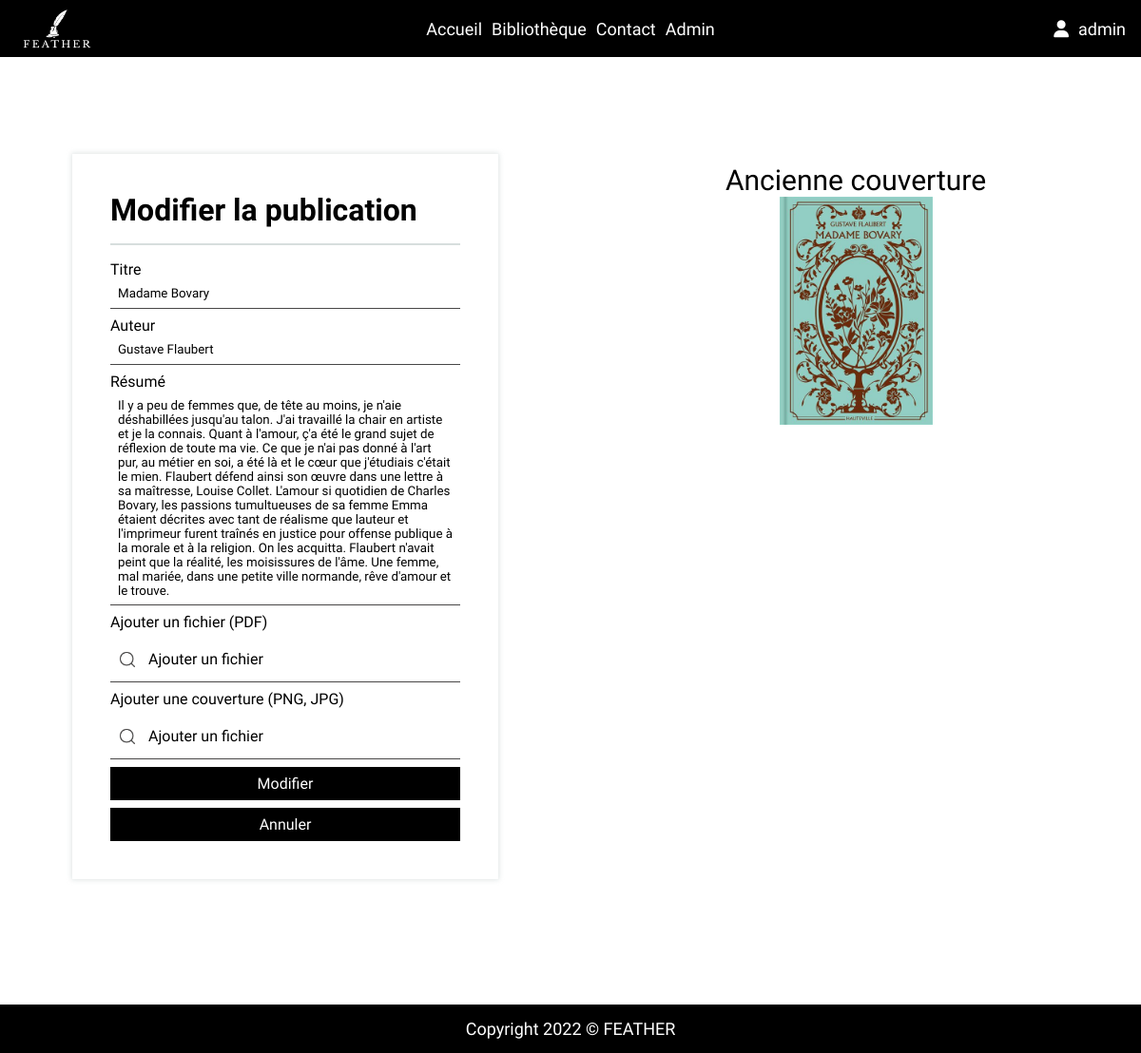
The app's page /modifier_publication/1 (signed in) with its own data.
### my_app/models.py (models this page shows, shortened)
class User(UserMixin, db.Model):
    __tablename__ = "users"
    ncli = db.Column(db.Integer, primary_key=True, autoincrement=True)
    last_name = db.Column(db.String(100), nullable=False)
    first_name = db.Column(db.String(100), nullable=False)
    email = db.Column(db.String(100), unique=True, nullable=False)
    username = db.Column(db.String(100), unique=True, nullable=False)
    birthday = db.Column(db.String(15), nullable=False)
    password_hash = db.Column(db.String(128))
    pub = db.relationship('Publication', backref='user')
    group = db.Column(db.String(6), nullable=False)
    state = db.Column(db.String(6), nullable=False)
    myLikes = db.relationship("Liked", backref="user")

class Livre(db.Model):
    __tablename__ = "livre"
    nlivre = db.Column(db.Integer, primary_key=True, autoincrement=True)
    titre = db.Column(db.String(100), nullable=False)
    auteur = db.Column(db.String(30), nullable=False)
    resume = db.Column(db.String(1000), nullable=False)
    pdf_link = db.Column(db.String(150), nullable=False)
    image_link = db.Column(db.String(150), nullable=False)

### my_app/routes.py (the view, shortened to what this page needs)
@app.route("/modifier_publication/<npub>", methods=["POST", "GET"])
@login_required
def modifier_pub(npub):
    form = ChangePubForm()
    book = Livre.query.filter_by(nlivre=npub).first()
    if request.method == 'GET':
        if not Publication.query.filter_by(npub=npub, ncli=current_user.ncli).first():
            abort(403)
        else:
            return render_template('modify_publication.html', form=form, user=current_user, book=book)

### my_app/forms.py
class ChangePubForm(FlaskForm):
    titre = StringField(label="Titre", validators=name_validators)
    auteur = StringField(label="Auteur", validators=name_validators)
    resume = TextAreaField(label="Résumé", validators=[DataRequired(obligatoire)])
    ajout_pdf = FileField(label="Ajouter un fichier (PDF)", validators=[FileAllowed(["pdf"], "Seul les fichiers pdf sont acceptés")])
    ajout_img = FileField(label="Ajouter une couverture (PNG, JPG)", validators=[FileAllowed(["jpg", "png", "jpeg"], "Seul les fichiers .jpg et .png sont acceptés")])
    submit = SubmitField(label='Modifier')

### my_app/login_manager.py (called while the page is built)
@login_manager.user_loader
def load_user(userid):
    return User.query.get(int(userid))

### my_app/templates/modify_publication.html (shortened to what this page needs)
{% extends "base.html" %}
{% import "macros.html" as macros %}
{% block header %}
    <link rel="stylesheet" href="../static/css/form.css">
    <link rel="stylesheet" href="../static/css/modify-publication.css">
{% endblock %}
{% block content %}
    <div class="main first-div">
        <div class="left-side side">
            <form class="normal-div form" action="{{ url_for('modifier_pub', npub=book.nlivre) }}" method="post" enctype="multipart/form-data" novalidate>
                <div class="form-group">
                    <div class="title">
                        <h1>Modifier la publication</h1>
                    </div>
                    <div class="line"></div>
                    <div class="form-field">
                        {{ macros.render_field(form.titre, "Titre", book.titre)}}
                        {{ macros.render_field(form.auteur, "Auteur", book.auteur)}}
                        {{ macros.render_field(form.resume, "Résumé", book.resume)}}
                        {{ macros.render_field(form.ajout_pdf, "Ajouter un fichier (PDF)", book.pdf_link)}}
                        {{ macros.render_field(form.ajout_img, "Ajouter une converture (PNG, JPG)", book.image_link)}}
                        {{ form.submit(class='submit-btn btn') }}
                        <a href="{{ url_for("espace_membre") }}" class="submit-btn btn">Annuler</a>
                    </div>
                </div>
            </form>
        </div>
        <div class="right-side side">
            <div class="old-img img-style">
                <p>Ancienne couverture</p>
                <img src="{{ book.image_link }}">
            </div>
        </div>
    </div>
{% endblock %}

### my_app/templates/macros.html (shortened to what this page needs)
{% macro render_field(field, field_id, default_value="") %}
    <div class="field">
        {% if field.type == "BooleanField" %}
            <span class="checkbox-field">{{ field }} {{ field.label }}</span>
            <div class="error">
                {% if field.errors %}
                    {% for error in field.errors %}
                        {{ error }}
                    {% endfor %}
                {% endif %}
            </div>
        {% else %}
            {% if field.type == "FileField" %}
                <div class="upload-file">
                {% if field.id == "ajout_pdf" %}
                    <div class="upload-file-label">
                        <label>Ajouter un fichier (PDF)</label>
                    </div>
                {% elif field.id == "ajout_img" %}
                    <div class="upload-file-label">
                        <label>Ajouter une couverture (PNG, JPG)</label>
                    </div>
                {% endif %}
                    <div class="upload-file-input field-input">
                        <label class="{{ field.id }}" for="{{ field.id }}">
                            <img src="{{ url_for("static", filename="img/search.png") }}"></img>
                            <span id="file-chosen">Ajouter un fichier</span>
                        </label>
                    </div>
                </div>
            {% else %}
                <label>{{field.label}}</label>
            {% endif %}
            {% if field.type == "TextAreaField" %}
                <textarea class="field-input" rows='3' data-min-rows='3' id="{{ field.id }}" name="{{ field.name }}" placeholder="mon {{ field.id}}..." required>{{ default_value }}</textarea>
            {% elif field.type == "FileField" %}
                {% if field.id == "ajout_pdf" %}
                    <input class="field-input" name="{{ field.name }}" id="{{ field.id }}" accept="application/pdf" type="file">
                {% elif field.id == "ajout_img" %}
                    <input class="field-input" name="{{ field.name }}" id="{{ field.id }}" accept="image/*" type="file">
                {% endif %}
            {% else %}
                {{field(class='field-input', value=default_value)}}
            {% endif %}
        {% endif %}
    </div>
{% endmacro %}

### my_app/templates/menu.html
{% macro menu(user) %}
    <nav class="navbar">
        <div class="navbar-left">
            <a href="{{url_for('accueil')}}">
                <img class="navbar-logo" src="{{url_for('static', filename='img/feather-logo.png')}}" alt="navbar logo">
            </a>
        </div>
        <div class="navbar-middle">
            <ul>
                <li><a class="link" href="{{url_for('accueil')}}">Accueil</a></li>
                <li><a class="link" href="{{url_for('bibliotheque')}}">Bibliothèque</a></li>
                <li><a class="link" href="{{url_for('contact')}}">Contact</a></li>
                {% if user.is_authenticated and user.group == "admin" %}
                    <li><a href="{{url_for('admin')}}">Admin</a></li>
                {% endif %}
            </ul>
        </div>
        {% if not user.is_authenticated %}
        <div class="navbar-right">
            <ul>
                <li><a href="{{url_for('connexion')}}">Se connecter</a></li>
                <span>|</span>
                <li><a href="{{url_for('inscription')}}">S'inscrire</a></li>
            </ul>
        </div>
        {% else %}
        <div class="navbar-right">
            <ul>
                <i class="fa-solid fa-user"></i>
                <a id="navbar-username" class="link" href="{{ url_for("espace_membre") }}">{{user.username}}</a>
            </ul>
        </div>
        {% endif%}
    </nav>
{% endmacro %}

### my_app/static/css/global.css (style rules this page uses)
html, body { height: 100%; }
body { display: flex; flex-direction: column; }
* { box-sizing: border-box; padding: 0; margin: 0; outline: none; font-family: 'Indie Flower', cursive; }
ul { list-style: none; }
a { text-decoration: none; }
textarea { resize: none; }
.link { color: #000; }
i { cursor: pointer; }
.btn { font-size: 14px; border: none; padding: 10px; background-color: #000; color: #fff !important; text-align: center; transition: .3s background-color, color; cursor: pointer; }
img { width: 161px; height: 240px; }
.first-div { margin-top: 0; padding-top: 90px; }
.first-div h1 { text-align: center; }
.normal-div h1 { text-align: center; margin-bottom: 25px; }
.normal-div { height: 100%; width: 80%; margin-block: 30px; margin-inline: auto; }

### my_app/static/css/menu.css (style rules this page uses)
.navbar { position: fixed; width: 100%; height: 60px; display: flex; align-items: center; background: black; color: white; padding-inline: 1em; z-index: 1; }
.navbar a { text-decoration: none; color: #fff; }
.navbar-left, .navbar-middle, .navbar-right { display: flex; align-items: center; }
.navbar-left { width: 30%; justify-content: left; }
.navbar-logo { width: 87px ; height: 52px; }
.navbar-middle { width: 50%; justify-content: center; }
.navbar-middle ul,.navbar-right ul { display: flex; flex-direction: row; font-size: 18px; align-items: center; gap: 10px; }
.navbar-right { position: relative; width: 30%; justify-content: right; }
.navbar-right ul { gap: 5px !important; }
.navbar-right ul i { margin-right: 5px; }

### my_app/static/css/form.css (style rules this page uses)
.form { display: flex; justify-content: center; }
.form-group { width: 100%; display:flex; flex-direction:column; justify-content: center; max-width: 450px; padding: 40px; border: 2px black; box-shadow: 0 0 5px 1px rgba(215,222,221,0.75); -webkit-box-shadow: 0 0 5px 1px rgba(215,222,221,0.75); -moz-box-shadow: 0 0 5px 1px rgba(215,222,221,0.75); }
.form-group .title h1 { text-align: left !important; margin-bottom: 16px; }
.line { border:1px solid #d7dedd; margin-bottom: 16px; }
.form-field { display:flex; flex-direction:column; gap:8px; }
.field { display:flex; flex-direction:column; }
.field label { text-align: left; font-size: 16px; }
.field-input { padding:8px; border-left: none; border-right: none; border-top: none; border-bottom: 1.5px solid #484747; }
.submit-btn { font-size: 16px; padding:8px; height: fit-content; background-color: #000; color: #fff; border: none; cursor: pointer; width: 100%; }
#resume { height: auto; }
.upload-file { display: flex; flex-direction: column; gap: 12px; }
.upload-file-input label { display: flex; align-items: flex-start; gap: 12px; margin-bottom: 5px; cursor: pointer; }
.upload-file-input img { width: 20px; height: 20px; }

### my_app/static/css/modify-publication.css (style rules this page uses)
.main { display: flex; align-items: flex-start; padding-top: 60px !important; }
.side { display: flex; flex-direction: column; justify-content: center; align-items: center; padding: 72px 20px; width: 50%; }
.img-style { padding: 40px; }
.side .img-style { text-align: center; align-items: center; }
.side .img-style p { font-size: 30px; }
#file-chosen { overflow: hidden; }

### records on screen
User: username "admin"
Livre: titre "Madame Bovary", auteur "Gustave Flaubert", resume "Il y a peu de femmes que, de tête au moins, je n'aie déshabillées jusqu'au talon. J'ai travaillé la chair en artiste et je la connais. Quant à l'amour, ç'a été le grand sujet de réflexion de toute ma vie. Ce que je n'ai pas donné à l'art pur, au métier en soi, a été là et le cœur que j'étudiais c'était le mien. Flaubert défend ainsi son œuvre dans une lettre à sa maîtresse, Louise Collet. L'amour si quotidien de Charles Bovary, les passions tumultueuses de sa femme Emma étaient décrites avec tant de réalisme que lauteur et l'imprimeur furent traînés en justice pour offense publique à la morale et à la religion. On les acquitta. Flaubert n'avait peint que la réalité, les moisissures de…", image_link (picture)

### other values on screen
{{ field.label }} "Titre Auteur Résumé"
